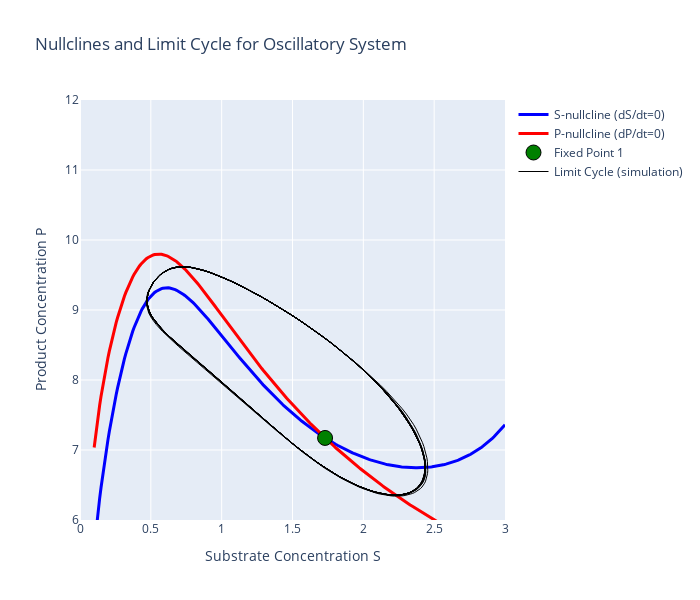

Notebook code cell kept with this figure:
### Markdown cell above
## State Space Nullclines

### Code cell
import numpy as np
import plotly.graph_objects as go
from scipy.optimize import fsolve

# Oscillatory parameters
a1_fixed = 0.65

print("NULLCLINE ANALYSIS FOR OSCILLATORY SYSTEM")
print("="*50)
print(f"b1={b1}, b2={b2}")
print(f"a1={a1_fixed}, a2={a2}")
print(f"k_max={k_max}, K_m={K_m}")
print(f"k_i={k_i}")
print(f"n={n}, m={m}, q={q}")
print()

def enzymatic_rate(S, P):
    """Enzymatic rate with forward and feedback inhibition"""
    return (k_max * S**n) / (K_m**m + S**m) / (1 + k_i * P**q)

def S_nullcline(S, P):
    """S-nullcline: dS/dt = 0 => a1 - b1*S = v(S,P)"""
    return a1_fixed - b1*S - enzymatic_rate(S, P)

def P_nullcline(S, P):
    """P-nullcline: dP/dt = 0 => a2 - b2*P = -v(S,P)"""
    return a2       - b2*P + enzymatic_rate(S, P)

# Compute S-nullcline: For each S, find P such that dS/dt = 0
print("Computing S-nullcline...")
S_values = np.linspace(0.1, 3, 300)
P_S_null = []

for S in S_values:
    def equation(P):
        return S_nullcline(S, P)
    
    try:
        # Try multiple initial guesses
        solutions = []
        for P_guess in [5.0, 6.0, 7.0, 8.0]:
            result = fsolve(equation, P_guess)
            if (result[0] > 0 and result[0] < 15 and 
                abs(equation(result[0])) < 1e-6):
                solutions.append(result[0])
        
        # Remove duplicates and take the first valid solution
        if solutions:
            unique_solutions = []
            for sol in solutions:
                if not any(abs(sol - existing) < 0.1 for existing in unique_solutions):
                    unique_solutions.append(sol)
            P_S_null.append(unique_solutions[0])  # Take first branch for plotting
        else:
            P_S_null.append(np.nan)
    except:
        P_S_null.append(np.nan)

# Compute P-nullcline: For each S, find P such that dP/dt = 0
print("Computing P-nullcline...")
P_P_null = []

for S in S_values:
    def equation(P):
        return P_nullcline(S, P)
    
    try:
        # Try multiple initial guesses
        solutions = []
        for P_guess in [0.1, 1.0, 3.0, 5.0]:
            result = fsolve(equation, P_guess)
            if (result[0] > 0 and result[0] < 15 and 
                abs(equation(result[0])) < 1e-6):
                solutions.append(result[0])
        
        # Remove duplicates and take the first valid solution
        if solutions:
            unique_solutions = []
            for sol in solutions:
                if not any(abs(sol - existing) < 0.1 for existing in unique_solutions):
                    unique_solutions.append(sol)
            P_P_null.append(unique_solutions[0])  # Take first branch for plotting
        else:
            P_P_null.append(np.nan)
    except:
        P_P_null.append(np.nan)

# Create the phase portrait
fig = go.Figure()

# Plot S-nullcline
valid_S_S = []
valid_P_S = []
for S, P in zip(S_values, P_S_null):
    if not np.isnan(P):
        valid_S_S.append(S)
        valid_P_S.append(P)

fig.add_trace(go.Scatter(x=valid_S_S, y=valid_P_S, mode='lines',
                        name='S-nullcline (dS/dt=0)',
                        line=dict(color='blue', width=3)))

# Plot P-nullcline
valid_S_P = []
valid_P_P = []
for S, P in zip(S_values, P_P_null):
    if not np.isnan(P):
        valid_S_P.append(S)
        valid_P_P.append(P)

fig.add_trace(go.Scatter(x=valid_S_P, y=valid_P_P, mode='lines',
                        name='P-nullcline (dP/dt=0)',
                        line=dict(color='red', width=3)))

# Find fixed points (intersections)
print("Finding fixed points...")
fixed_points = []

# Search in S-P space
S_search = np.linspace(0.01, 1.2, 50)
P_search = np.linspace(9, 11, 50)

for S_guess in S_search:
    for P_guess in P_search:
        def equations(vars):
            S, P = vars
            return [S_nullcline(S, P), P_nullcline(S, P)]
        
        try:
            result = fsolve(equations, [S_guess, P_guess])
            S_sol, P_sol = result
            
            # Check if valid solution
            residuals = equations([S_sol, P_sol])
            if (np.linalg.norm(residuals) < 1e-4 and 
                S_sol > 0 and P_sol > 0 and 
                S_sol <= 2 and P_sol <= 15):
                
                # Check if new
                is_new = True
                for existing in fixed_points:
                    if (abs(S_sol - existing[0]) < 0.1 and 
                        abs(P_sol - existing[1]) < 0.1):
                        is_new = False
                        break
                
                if is_new:
                    fixed_points.append((S_sol, P_sol))
        except:
            continue

print(f"Found {len(fixed_points)} fixed point(s):")
for i, (S, P) in enumerate(fixed_points):
    print(f"  FP{i+1}: S = {S:.3f}, P = {P:.3f}")

# Plot fixed points
for i, (S, P) in enumerate(fixed_points):
    fig.add_trace(go.Scatter(x=[S], y=[P], mode='markers',
                            marker=dict(size=15, color='green', symbol='circle',
                                      line=dict(width=1, color='black')),
                            name=f'Fixed Point {i+1}'))

# Add a limit cycle from simulation to show oscillations
print("Adding limit cycle from simulation...")
from scipy.integrate import solve_ivp

def system_dynamics(t, variables):
    S, P = variables
    rate = enzymatic_rate(S, P)
    dSdt = a1_fixed - b1*S - rate
    dPdt = a2       - b2*P + rate
    return [dSdt, dPdt]

# Simulate to get limit cycle
sol = solve_ivp(system_dynamics, (0, 2000), [1.0, 1.0],
                t_eval=np.linspace(0, 2000, 5000), method='RK45')

# Use only the last part to avoid transients
S_cycle = sol.y[0][-2000:]
P_cycle = sol.y[1][-2000:]

fig.add_trace(go.Scatter(x=S_cycle, y=P_cycle, mode='lines',
                        name='Limit Cycle (simulation)',
                        line=dict(color='black', width=1)))

# Update layout
fig.update_layout(
    title="Nullclines and Limit Cycle for Oscillatory System",
    xaxis_title="Substrate Concentration S",
    yaxis_title="Product Concentration P", 
    width=700,
    height=600,
    showlegend=True
)

fig.update_xaxes(range=[0, 3])
fig.update_yaxes(range=[6, 12])

fig.show()

# Mathematical analysis
print("\n" + "="*50)
print("MATHEMATICAL ANALYSIS")
print("="*50)

print("Nullcline equations:")
print("S-nullcline: a₁ - b₁·S = k_max·S/(K_m³ + S³) · 1/(1 + k_i·P²)")
print("P-nullcline: a₂ - b₂·P = -k_max·S/(K_m³ + S³) · 1/(1 + k_i·P²)")
print()
print("Rearranged:")
print("S-nullcline: P = √[(k_max·S/((a₁ - b₁·S)(K_m³ + S³)) - 1)/k_i]")
print("P-nullcline: P = [a₂ + k_max·S/((K_m³ + S³)(1 + k_i·P²))]/b₂")
print()

if len(fixed_points) == 1:
    S_fp, P_fp = fixed_points[0]
    print(f"Single fixed point at: S = {S_fp:.3f}, P = {P_fp:.3f}")
    print("This is typical for oscillatory systems - an unstable fixed point")
    print("surrounded by a stable limit cycle!")
    
    # Check stability roughly by simulating nearby
    sol_test = solve_ivp(system_dynamics, (0, 50), [S_fp + 0.1, P_fp + 0.1],
                        t_eval=[0, 50], method='RK45')
    final_S, final_P = sol_test.y[0, -1], sol_test.y[1, -1]
    distance = np.sqrt((final_S - S_fp)**2 + (final_P - P_fp)**2)
    
    if distance > 0.5:
        print("Fixed point appears UNSTABLE (spiral source)")
    else:
        print("Fixed point appears STABLE")

print("\nThe purple limit cycle shows sustained oscillations around the fixed point!")

### Figure 1 — Plotly figure (JSON) as saved in the notebook; plotly's stock layout.template omitted (floating-point values rounded to 4 significant figures; data arrays with more than 128 entries replaced by an {"elided": "..."} marker saying what was removed)
{"data": [{"line": {"color": "blue", "width": 3}, "mode": "lines", "name": "S-nullcline (dS/dt=0)", "type": "scatter", "x": {"elided": "300 float values"}, "y": {"elided": "300 float values"}}, {"line": {"color": "red", "width": 3}, "mode": "lines", "name": "P-nullcline (dP/dt=0)", "type": "scatter", "x": {"elided": "300 float values"}, "y": {"elided": "300 float values"}}, {"marker": {"color": "green", "line": {"color": "black", "width": 1}, "size": 15, "symbol": "circle"}, "mode": "markers", "name": "Fixed Point 1", "type": "scatter", "x": [1.73], "y": [7.172]}, {"line": {"color": "black", "width": 1}, "mode": "lines", "name": "Limit Cycle (simulation)", "type": "scatter", "x": {"elided": "2000 float values"}, "y": {"elided": "2000 float values"}}], "layout": {"height": 600, "showlegend": true, "title": {"text": "Nullclines and Limit Cycle for Oscillatory System"}, "width": 700, "xaxis": {"range": [0, 3], "title": {"text": "Substrate Concentration S"}}, "yaxis": {"range": [6, 12], "title": {"text": "Product Concentration P"}}}}
